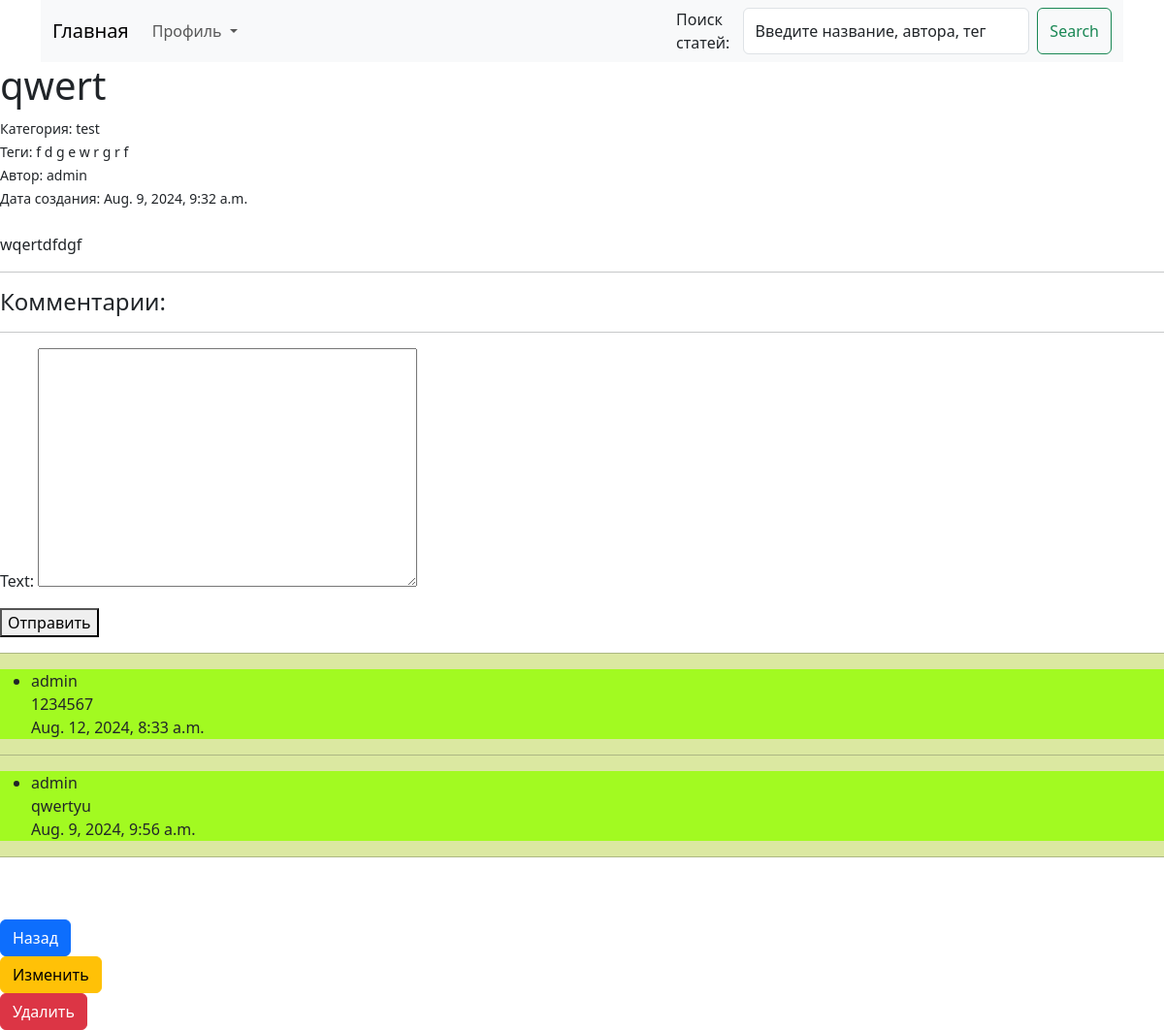
/public/3/, run on the app's committed database.
### main/models.py (models this page shows, shortened)
class Public(models.Model):
    title = models.CharField(max_length=55)
    text = models.TextField()
    date = models.DateTimeField(auto_now=True)
    user = models.ForeignKey(User, on_delete=models.CASCADE)
    teg = models.TextField()
    category = models.ForeignKey(Category, on_delete=models.CASCADE)

class Category(models.Model):
    name = models.CharField(max_length=100)

class Comment(models.Model):
    user = models.ForeignKey(User, on_delete=models.SET_NULL, null=True)
    public = models.ForeignKey(Public, on_delete=models.CASCADE)
    text = models.TextField()
    datetime = models.DateTimeField(auto_now=True)
    def __str__(self):
        return self.user.username

### main/views.py (the view, shortened to what this page needs)
# urls.py: path('public/<int:pk>/', views.DetailViewPublic.as_view(), name='detail'),
class DetailViewPublic(DetailView):
    model = Public
    template_name = 'detail_public.html'
    context_object_name = 'detail'
    def get_context_data(self, **kwargs):
        context = super().get_context_data(**kwargs)
        context['form'] = CommentForm()
        comment = self.get_object()
        context['comments'] = Comment.objects.filter(public=comment).order_by('-datetime')
        return context

### main/forms.py
class CommentForm(forms.ModelForm):
    class Meta:
        model = Comment
        fields = ['text']

### templates/detail_public.html (shortened to what this page needs)
{% extends 'layout.html' %}
{% block head %}
<h1>{{ detail.title }} </h1>
<small>Категория: {{ detail.category.name }} <br>
Теги: {% for i in detail.teg %}
    {{ i|join:", " }}
    {% endfor %}<br>
Автор: {{ detail.user }} <br>
Дата создания: {{ detail.date }}
</small>
{% endblock %}
{% block content %}
<p>
{{ detail.text }}
</p>
<hr>
<h4>Комментарии:</h4>
<hr>
<form method="post">
    {{ form.as_p }}
    <button type="submit">Отправить</button>
</form><div style="background-color: #b1cd3274">
{% for i in comments %}
<hr><div
        style="background-color: #95ff00cb"><ul>
    <li><p>{{ i }}<br>
    {{ i.text }}<br>
    {{ i.datetime }}</p></li>
</ul>
</div>
{% endfor %}<hr></div>
{% endblock %}
{% block foot %}
<a href="{% url 'allpublic' %}" class="btn btn-primary">Назад
</a><br>
<a href="{% url 'public_edit' detail.id %}" class="btn btn-warning">Изменить
</a><br>
<form method="post" action="{% url 'delete' %}">
    <button type="submit" class="btn btn-danger">Удалить</button>
</form>
{% endblock %}

### data on the page
Public: title "qwert", category.name "test", user "admin", date "Aug. 9, 2024, 9:32 a.m.", text "wqertdfdgf"
Comment: user.username "admin", text "1234567", datetime "Aug. 12, 2024, 8:33 a.m."
Comment: user.username "admin", text "qwertyu", datetime "Aug. 9, 2024, 9:56 a.m."

### other printed values
{{ i|join:", " }} "f" "d" "g" "e" "w" "r" "g" "r" "f"
